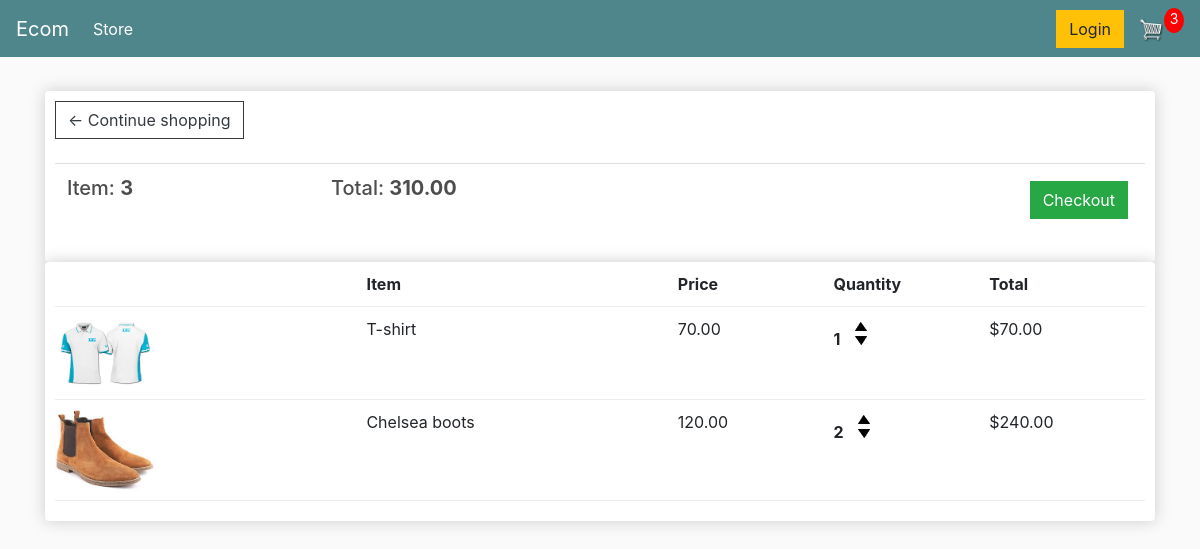
The app's page /cart/ (signed in), older data.
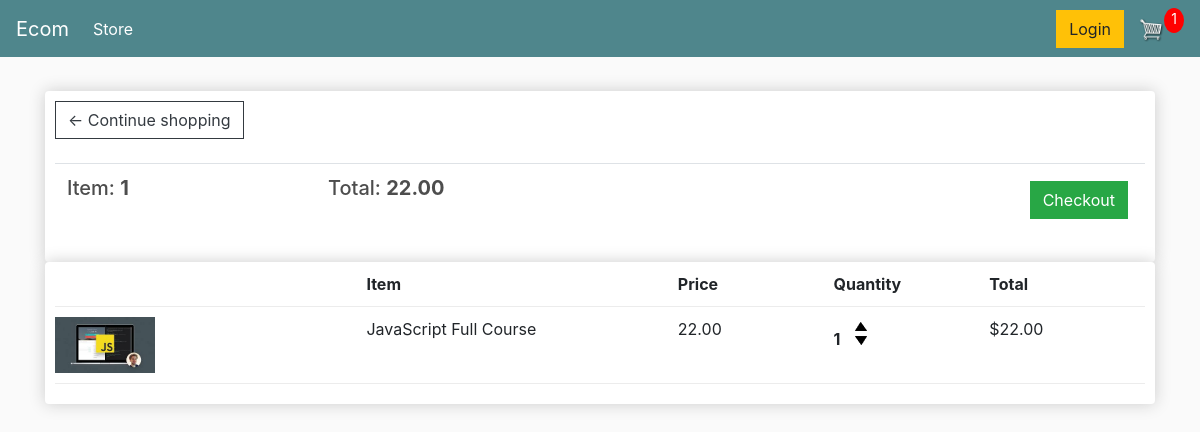
The same page, newer data.
### store/models.py (models this page shows, shortened)
class Order(models.Model):
    customer = models.ForeignKey(
        Customer, on_delete=models.SET_NULL, null=True, blank=True)
    date_ordered = models.DateTimeField(auto_now_add=True)
    complete = models.BooleanField(default=False)
    transaction_id = models.CharField(max_length=100, null=True)
    @property
    def get_cart_total(self):
        orderitems = self.orderitem_set.all()
        total = sum([item.get_total for item in orderitems])
        return total
    @property
    def get_cart_items(self):
        orderitems = self.orderitem_set.all()
        total = sum([item.quantity for item in orderitems])
        return total

class OrderItem(models.Model):
    product = models.ForeignKey(Product, on_delete=models.SET_NULL, null=True)
    order = models.ForeignKey(Order, on_delete=models.SET_NULL, null=True)
    quantity = models.IntegerField(default=0, null=True, blank=True)
    date_added = models.DateTimeField(auto_now_add=True)
    @property
    def get_total(self):
        total = self.product.price * self.quantity
        return total

class Product(models.Model):
    name = models.CharField(max_length=200)
    price = models.DecimalField(max_digits=7,decimal_places=2)
    digital = models.BooleanField(default=False, null=True, blank=True)
    image = models.ImageField(null=True, blank=True)
    @property
    def imageURL(self):
        try:
            url = self.image.url
        except:
            url = ''
        return url

### store/views.py (the view)
# urls.py: path('cart/', views.cart, name='cart'),
def cart(request):
    data = cartData(request)
    items = data['items']
    order = data['order']
    cartItems = data['cartItems']
    context = {'items': items, 'order': order, 'cartItems': cartItems}
    return render(request, 'store/cart.html', context)

### store/utils.py (called while the page is built)
def cartData(request):
    if request.user.is_authenticated:
        customer = request.user.customer
        order, created = Order.objects.get_or_create(
            customer=customer, complete=False)
        items = order.orderitem_set.all()
        cartItems = order.get_cart_items
    else:
        cookieData = cookieCart(request)
        cartItems = cookieData['cartItems']
        order = cookieData['order']
        items = cookieData['items']
    return{'cartItems': cartItems, 'order': order, 'items': items}

### store/templates/store/cart.html
{% extends 'store/main.html' %}
{% load static %}
{% block content %}
<div class="row">
    <div class="col-lg-12">
        <div class="box-element">
            <a class="btn btn-outline-dark" href="{% url 'store' %}">&#x2190; Continue shopping</a>
            <br><br>
            <table class="table">
                <tr>
                    <th>
                        <h5>Item: <strong>{{order.get_cart_items}}</strong></h5>
                    </th>
                    <th>
                        <h5>Total: <strong>{{order.get_cart_total|floatformat:2}}</strong></h5>
                    </th>
                    <th>
                        <a style="float: right; margin: 5px; " class="btn btn-success"
                            href="{% url 'checkout' %}">Checkout</a>
                    </th>
                </tr>
            </table>
        </div>
        <div class="box-element">
            <div class="cart-row">
                <div style="flex:2"> </div>
                <div style="flex:2"><strong>Item</strong></div>
                <div style="flex:1"><strong>Price</strong></div>
                <div style="flex:1"><strong>Quantity</strong></div>
                <div style="flex:1"><strong>Total</strong></div>
            </div>
            {% for item in items %}
            <div class="cart-row">
                <div style="flex:2">
                    <img class="row-image" src="{{item.product.imageURL}}" alt="Loading...">
                </div>
                <div style="flex:2">{{item.product.name}}</div>
                <div style="flex:1">{{item.product.price|floatformat:2}}</div>
                <div style="flex:1">
                    <p class="quantity">{{item.quantity}}</p>
                    <div class="quantity">
                        <img src="{% static 'images/arrow-up.png' %}" data-product="{{item.product.id}}" data-action='add' class="chg-quantity update-cart">
                        <img src="{% static 'images/arrow-down.png' %}" data-product="{{item.product.id}}" data-action='remove' class="chg-quantity update-cart">
                    </div>
                </div>
                <div style="flex:1">${{item.get_total}}</div>
            </div>
            {% endfor %}
        </div>
        <br>
    </div>
</div>
{% endblock content %}

### store/templates/store/main.html (shortened to what this page needs)
<!DOCTYPE html>
{% load static %}
<html>
<head>
    <link rel="stylesheet" href="https://stackpath.bootstrapcdn.com/bootstrap/4.4.1/css/bootstrap.min.css"
>
    <link rel="stylesheet" type="text/css" href="{% static 'css/main.css' %}">
</head>
<body>
    <nav class="navbar navbar-expand-lg navbar-dark bg-dark">
        <a class="navbar-brand" href="{% url 'store' %}">Ecom</a>
        <div class="collapse navbar-collapse" id="navbarSupportedContent">
            <ul class="navbar-nav mr-auto">
                <li class="nav-item active">
                    <a class="nav-link" href="{% url 'store' %}">Store <span class="sr-only">(current)</span></a>
                </li>
            </ul>
            <div class="form-inline my-2 my-lg-0">
                <a href="#" class="btn btn-warning">Login</a>
                <a href="{% url 'cart' %}">
                    <img id="cart-icon" src="{% static 'images/cart.png' %}">
                </a>
                <p id="cart-total">{{cartItems}}</p>
            </div>
        </div>
    </nav>
    <div class="container">
        <br>
        {% block content %}
        {% endblock content %}
    </div>
</body>
</html>

### static/css/main.css (style rules this page uses)
body { background-color: hsl(0, 0%, 98%); }
h1,h2,h3,h4,h5,h6 { color:hsl(0, 0%, 30%); }
.box-element { box-shadow:hsl(0, 0%, 80%) 0 0 16px; background-color: #fff; border-radius: 4px; padding: 10px; }
.bg-dark { background-color: #4f868c!important; }
#cart-icon { width:25px; display: inline-block; margin-left: 15px; }
#cart-total { display: block; text-align: center; color:#fff; background-color: red; width: 20px; height: 25px; border-radius: 50%; font-size: 14px; }
.col-lg-4, .col-lg-6, .col-lg-8, .col-lg-12 { margin-top: 10px; }
.btn { border-radius: 0; }
.row-image { width: 100px; }
.cart-row { display: flex; align-items: flex-stretch; padding-bottom: 10px; margin-bottom: 10px; border-bottom: 1px solid #ececec; }
.quantity { display: inline-block; font-weight: 700; padding-right:10px; }
.chg-quantity { width: 12px; cursor: pointer; display: block; margin-top: 5px; transition:.1s; }

Row changes from the older to the newer data that the page shows:
removed OrderItem: product.imageURL (picture), product.name "T-shirt", product.price "70.00", quantity "1", get_total "70.00"
removed OrderItem: product.imageURL (picture), product.name "Chelsea boots", product.price "120.00", quantity "2", get_total "240.00"
computed for Order: get_cart_items "3" → "1"; get_cart_total "310.00" → "22.00"
added OrderItem: product.imageURL (picture), product.name "JavaScript Full Course", product.price "22.00", quantity "1", get_total "22.00"
Text that changed along with them:
{{ cartItems }}: "3" → "1"
